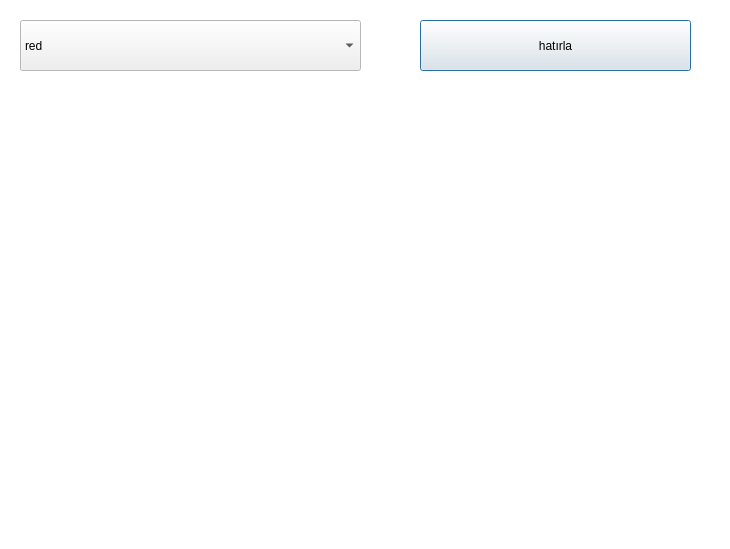
<?xml version="1.0" encoding="UTF-8"?>
<ui version="4.0">
 <class>Dialog</class>
 <widget class="QDialog" name="Dialog">
  <property name="geometry">
   <rect>
    <x>0</x>
    <y>0</y>
    <width>730</width>
    <height>549</height>
   </rect>
  </property>
  <property name="palette">
   <palette>
    <active>
     <colorrole role="Window">
      <brush brushstyle="SolidPattern">
       <color alpha="255">
        <red>255</red>
        <green>255</green>
        <blue>255</blue>
       </color>
      </brush>
     </colorrole>
    </active>
    <inactive>
     <colorrole role="Window">
      <brush brushstyle="SolidPattern">
       <color alpha="255">
        <red>255</red>
        <green>255</green>
        <blue>255</blue>
       </color>
      </brush>
     </colorrole>
    </inactive>
    <disabled>
     <colorrole role="Base">
      <brush brushstyle="SolidPattern">
       <color alpha="255">
        <red>255</red>
        <green>255</green>
        <blue>255</blue>
       </color>
      </brush>
     </colorrole>
     <colorrole role="Window">
      <brush brushstyle="SolidPattern">
       <color alpha="255">
        <red>255</red>
        <green>255</green>
        <blue>255</blue>
       </color>
      </brush>
     </colorrole>
    </disabled>
   </palette>
  </property>
  <property name="windowTitle">
   <string>Dialog</string>
  </property>
  <widget class="QComboBox" name="cmb_renkSec">
   <property name="geometry">
    <rect>
     <x>20</x>
     <y>20</y>
     <width>341</width>
     <height>51</height>
    </rect>
   </property>
   <item>
    <property name="text">
     <string>red</string>
    </property>
   </item>
   <item>
    <property name="text">
     <string>blue</string>
    </property>
   </item>
   <item>
    <property name="text">
     <string>green</string>
    </property>
   </item>
  </widget>
  <widget class="QPushButton" name="btn_hatirla">
   <property name="geometry">
    <rect>
     <x>420</x>
     <y>20</y>
     <width>271</width>
     <height>51</height>
    </rect>
   </property>
   <property name="text">
    <string>hatırla</string>
   </property>
  </widget>
 </widget>
 <resources/>
 <connections/>
</ui>
